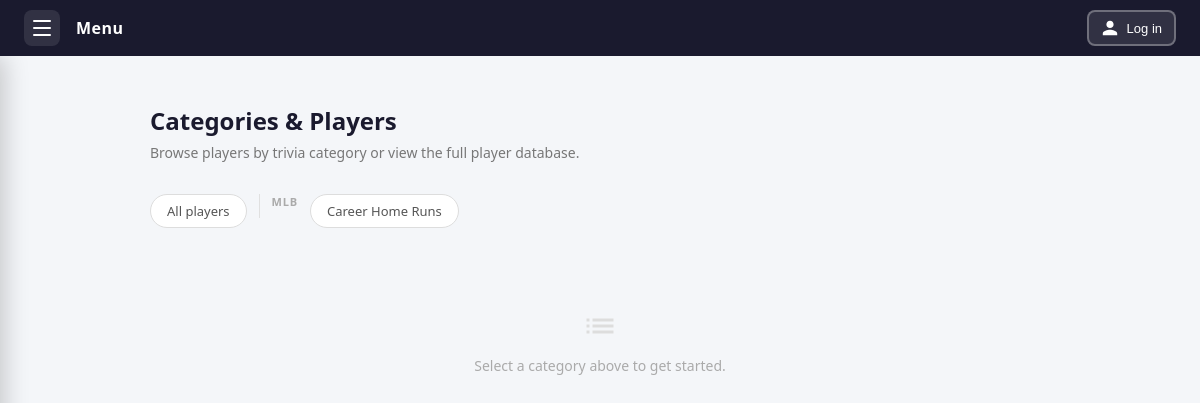
Page /categories-and-players/ on the earlier database version.
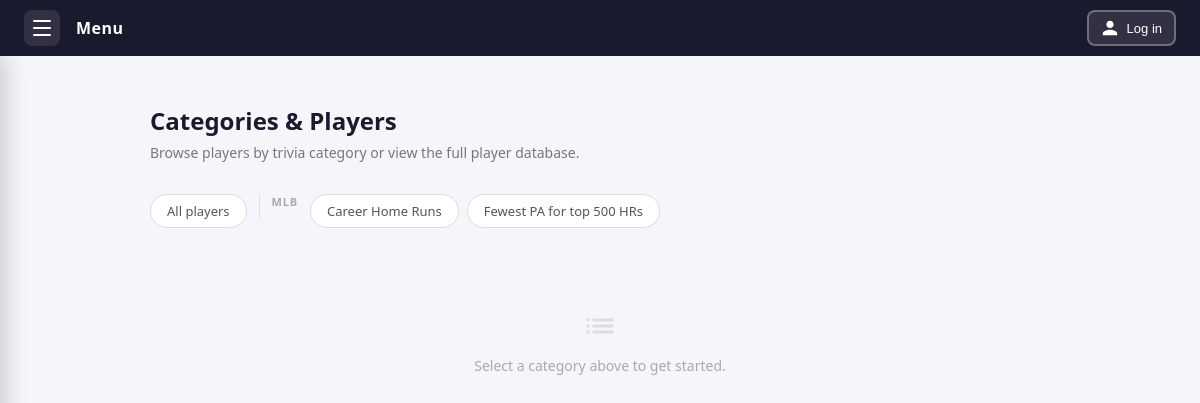
Same page on the later database version.
### myapp/models.py (models this page shows, shortened)
class TriviaCategory(models.Model):
    SPORT_CHOICES = [
        ('mlb', 'MLB'),
        ('nfl', 'NFL'),
    ]
    sport = models.CharField(max_length=20, choices=SPORT_CHOICES, default='mlb')
    title = models.CharField(max_length=100)
    description = models.TextField()
    stat_code = models.CharField(max_length=50, unique=True)
    recommended_pinpoint = models.IntegerField(null=True, blank=True)
    total_players = models.IntegerField(null=True, blank=True)
    verified = models.BooleanField(default=False)
    players = models.ManyToManyField(Player, blank=True, related_name='trivia_categories')

### myapp/views.py (the view, shortened to what this page needs)
# urls.py: path('categories-and-players/', views.categories_and_players, name='categories_and_players'),
def categories_and_players(request):
    categories = TriviaCategory.objects.all().order_by('sport', 'title')
    selected_category_id = request.GET.get('category', '')
    if selected_category_id == 'all':
        players = Player.objects.all().order_by('name')
        selected_category = None
    else:
        selected_category = None
        players = []
    return render(request, 'myapp/categories_and_players.html', {
        'categories': categories,
        'players': players,
        'selected_category': selected_category,
        'selected_category_id': selected_category_id,
    })

### myapp/templates/myapp/categories_and_players.html (shortened to what this page needs)
{% extends 'myapp/base.html' %}
{% block content %}
{% load dict_extras %}
<div class="cap-page">
   <h1 class="cap-title">Categories & Players</h1>
   <p class="cap-subtitle">Browse players by trivia category or view the full player database.</p>
   <div class="cap-selector">
      <a href="?category=all"
         class="cap-chip {% if selected_category_id == 'all' %}selected{% endif %}">
         All players
      </a>
      {% regroup categories by get_sport_display as sport_groups %}
      {% for group in sport_groups %}
         <span class="cap-group-label">{{ group.grouper }}</span>
         {% for cat in group.list %}
            <a href="?category={{ cat.id }}"
               class="cap-chip {% if selected_category.id == cat.id %}selected{% endif %}">
               {{ cat.title }}
            </a>
         {% endfor %}
      {% endfor %}
   </div>
   {% if selected_category_id %}
   <div class="cap-table-wrap">
      <div class="cap-table-header">
         {% if selected_category %}
            <p class="cap-table-title">{{ selected_category.title }}</p>
            <span class="cap-table-meta">{{ players|length }} player{{ players|length|pluralize }}</span>
         {% else %}
            <p class="cap-table-title">All players</p>
            <span class="cap-table-meta">{{ players|length }} player{{ players|length|pluralize }}</span>
         {% endif %}
      </div>
      {% if players %}
      <table>
         <thead>
            <tr>
               {% if selected_category_id != 'all' %}<th class="rank-cell">#</th>{% endif %}
               <th>Name</th>
               <th>Sport</th>
               {% if selected_category %}
                  <th class="num">{{ selected_category.title }}</th>
               {% else %}
                  <th>Stats</th>
               {% endif %}
            </tr>
         </thead>
         <tbody>
            {% for player in players %}
            <tr>
               {% if selected_category_id != 'all' %}
                  <td class="rank-cell">{{ forloop.counter }}</td>
               {% endif %}
               <td>{{ player.name }}</td>
               <td><span class="sport-badge">{{ player.sport|upper }}</span></td>
               {% if selected_category %}
                  <td class="num">{{ player.stats|get_item:selected_category.stat_code|default:"—" }}</td>
               {% else %}
                  <td class="muted">
                     {% for key, val in player.stats.items %}
                        {{ key }}: {{ val }}{% if not forloop.last %}, {% endif %}
                     {% endfor %}
                  </td>
               {% endif %}
            </tr>
            {% endfor %}
         </tbody>
      </table>
      {% else %}
      <div class="empty-state">
         <svg viewBox="0 0 24 24" width="36" height="36"><path d="M12 2C6.48 2 2 6.48 2 12s4.48 10 10 10 10-4.48 10-10S17.52 2 12 2zm0 18c-4.41 0-8-3.59-8-8s3.59-8 8-8 8 3.59 8 8-3.59 8-8 8zm-1-13h2v6h-2zm0 8h2v2h-2z"/></svg>
         No players found.
      </div>
      {% endif %}
   </div>
   {% else %}
   <div class="empty-state" style="padding:48px 0;">
      <svg viewBox="0 0 24 24" width="36" height="36"><path d="M3 13h2v-2H3v2zm0 4h2v-2H3v2zm0-8h2V7H3v2zm4 4h14v-2H7v2zm0 4h14v-2H7v2zM7 7v2h14V7H7z"/></svg>
      Select a category above to get started.
   </div>
   {% endif %}
</div>
{% endblock %}

### myapp/templates/myapp/base.html (shortened to what this page needs)
<!DOCTYPE html>
<html lang="en">
<head>
</head>
<body data-has-messages="{% if messages %}true{% else %}false{% endif %}">
    <nav class="navbar">
        <div class="navbar-left">
            <button class="hamburger-btn" id="hamburgerBtn" onclick="toggleSidebar()" title="Navigation menu">
                <span></span>
                <span></span>
                <span></span>
            </button>
            <span class="navbar-brand">Menu</span>
        </div>
        <div class="navbar-right">
            {% if user.is_authenticated %}
            <span class="navbar-username">{{ user.first_name|default:user.email }}</span>
            <form method="post" action="{% url 'logout' %}" style="margin:0">
                {% csrf_token %}
                <button type="submit" class="logout-btn">Log out</button>
            </form>
            {% else %}
            <button class="profile-btn" onclick="openModal()" title="Login / Create Account"
                style="display:flex; align-items:center; width:auto; border-radius:8px; padding:0 12px; gap:8px;">
                <svg viewBox="0 0 24 24" xmlns="http://www.w3.org/2000/svg"
                    style="width:18px;height:18px;fill:#fff;flex-shrink:0;">
                    <path
                        d="M12 12c2.7 0 4.8-2.1 4.8-4.8S14.7 2.4 12 2.4 7.2 4.5 7.2 7.2 9.3 12 12 12zm0 2.4c-3.2 0-9.6 1.6-9.6 4.8v2.4h19.2v-2.4c0-3.2-6.4-4.8-9.6-4.8z" />
                </svg>
                <span style="color:#fff; font-size:13px; font-weight:500;">Log in</span>
            </button>
            {% endif %}
        </div>
    </nav>
    <div class="page-content">
        {% block content %}{% endblock %}
    </div>
</body>
</html>

### myapp/templates/myapp/base.html (style rules this page uses)
* { margin: 0; padding: 0; box-sizing: border-box; }
body { font-family: 'Segoe UI', sans-serif; background: #f4f6f9; color: #1a1a2e; }
.navbar { position: fixed; top: 0; left: 0; right: 0; height: 56px; background: #1a1a2e; display: flex; align-items: center; justify-content: space-between; padding: 0 24px; z-index: 300; }
.navbar-left { display: flex; align-items: center; gap: 16px; }
.navbar-brand { color: #fff; font-weight: 600; font-size: 16px; letter-spacing: 0.5px; }
.navbar-right { display: flex; align-items: center; gap: 12px; }
.hamburger-btn { width: 36px; height: 36px; border-radius: 8px; border: none; background: rgba(255, 255, 255, 0.1); cursor: pointer; display: flex; flex-direction: column; align-items: center; justify-content: center; gap: 5px; transition: background 0.2s; padding: 0; }
.hamburger-btn span { display: block; width: 18px; height: 2px; background: #fff; border-radius: 2px; transition: transform 0.3s, opacity 0.3s, width 0.3s; transform-origin: center; }
.profile-btn { width: 36px; height: 36px; border-radius: 50%; border: 2px solid rgba(255, 255, 255, 0.3); background: rgba(255, 255, 255, 0.1); cursor: pointer; display: flex; align-items: center; justify-content: center; transition: background 0.2s, border-color 0.2s; }
.profile-btn svg { width: 20px; height: 20px; fill: #fff; }
.page-content { padding-top: 72px; padding-left: 24px; padding-right: 24px; }

### myapp/templates/myapp/categories_and_players.html (style rules this page uses)
.cap-page { max-width: 900px; margin: 0 auto; padding: 2rem 0 3rem; }
.cap-title { font-size: 24px; font-weight: 600; color: #1a1a2e; margin: 0 0 6px; }
.cap-subtitle { font-size: 14px; color: #777; margin: 0 0 2rem; }
.cap-selector { display: flex; flex-wrap: wrap; gap: 8px; margin-bottom: 2rem; }
.cap-chip { padding: 7px 16px; border-radius: 20px; border: 1px solid #ddd; background: #fff; font-size: 13px; font-weight: 500; color: #555; cursor: pointer; text-decoration: none; transition: border-color 0.15s, background 0.15s, color 0.15s; }
.cap-group-label { font-size: 11px; font-weight: 600; text-transform: uppercase; letter-spacing: 0.8px; color: #aaa; margin-right: 4px; }
.empty-state { padding: 48px 20px; text-align: center; color: #aaa; font-size: 14px; }
.empty-state svg { fill: #ddd; display: block; margin: 0 auto 12px; }

Differences in the rows shown:
added TriviaCategory: title "Fewest PA for top 500 HRs"
